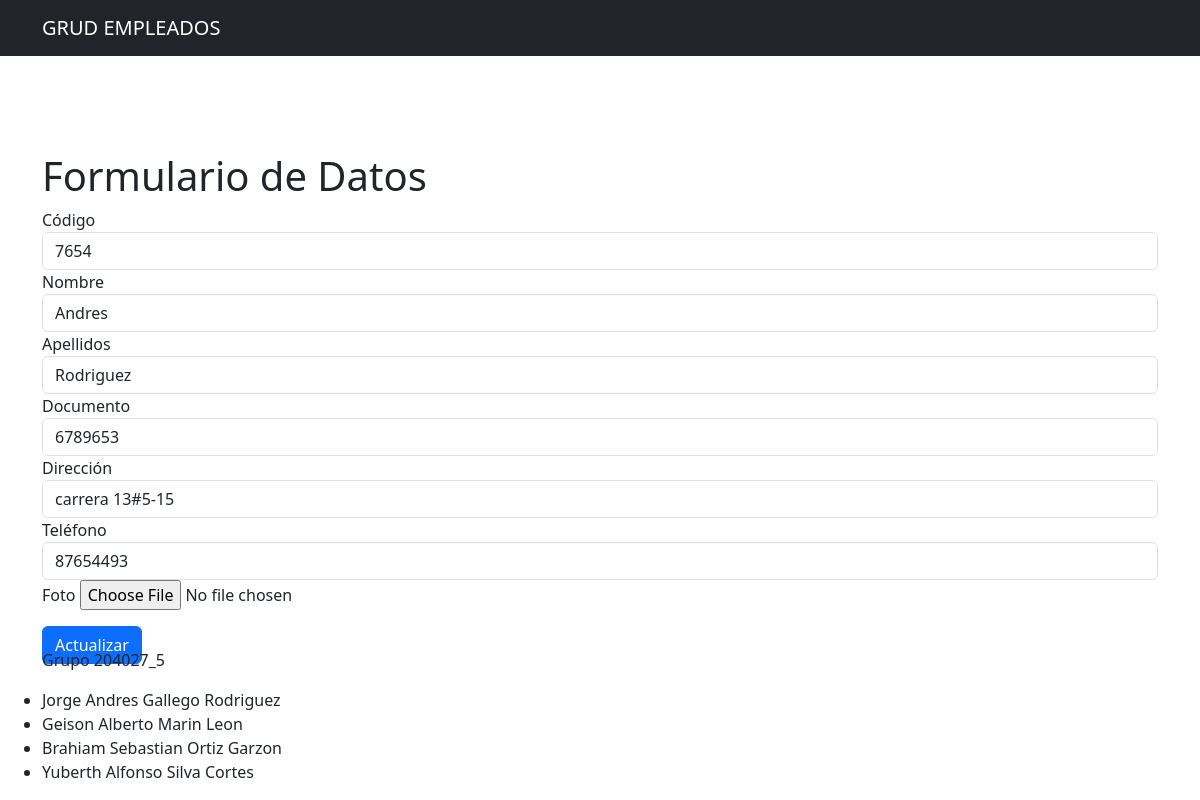
Page /actualizar.php?codigo=7654 on the committed database.
### tables this page shows
CREATE TABLE `empleados` (
  `Codigo` int NOT NULL,
  `Nombre` varchar(50) NOT NULL,
  `Apellidos` varchar(50) NOT NULL,
  `Documento` varchar(20) NOT NULL,
  `Direccion` varchar(100) NOT NULL,
  `Telefono` varchar(15) NOT NULL,
  `Foto` longblob NOT NULL
);

### actualizar.php (the view, shortened to what this page needs)
<?php
include("conexion.php");
include("includes/header.php");
$codigo = $_GET['codigo'];
$query = "SELECT * FROM empleados WHERE Codigo = '$codigo'";
$result = mysqli_query($conn, $query);
if (mysqli_num_rows($result) > 0) {
    $row = mysqli_fetch_assoc($result);
} else {
    echo "No se encontró el registro.";
    exit();
}
?>
<div class="container">
    <h1 class="mt-5">Formulario de Datos</h1>
    <form action="actualizar.php?codigo=<?php echo $_GET['codigo']?>" method="post" enctype="multipart/form-data">
        <div class="form-group">
            <label for="codigo">Código</label>
            <input type="text" class="form-control" id="codigo" name="codigo" value="<?php echo $row['Codigo']; ?>" readonly>
        </div>
        <div class="form-group">
            <label for="nombre">Nombre</label>
            <input type="text" class="form-control" id="nombre" name="nombre" value="<?php echo $row['Nombre']; ?>">
        </div>
        <div class="form-group">
            <label for="apellidos">Apellidos</label>
            <input type="text" class="form-control" id="apellidos" name="apellidos" value="<?php echo $row['Apellidos']; ?>">
        </div>
        <div class="form-group">
            <label for="documento">Documento</label>
            <input type="text" class="form-control" id="documento" name="documento" value="<?php echo $row['Documento']; ?>">
        </div>
        <div class="form-group">
            <label for="direccion">Dirección</label>
            <input type="text" class="form-control" id="direccion" name="direccion" value="<?php echo $row['Direccion']; ?>">
        </div>
        <div class="form-group">
            <label for="telefono">Teléfono</label>
            <input type="tel" class="form-control" id="telefono" name="telefono" value="<?php echo $row['Telefono']; ?>">
        </div>
        <div class="form-group">
            <label for="foto">Foto</label>
            <input type="file" class="form-control-file" id="foto" name="foto">
        </div>
        <div class="form-group mt-3">
            <button type="submit" class="btn btn-primary" name="actualizar">Actualizar</button>
        </div>
    </form>
</div>
<?php include("includes/footer.php");?>

### rows in the picture
empleados: codigo "7654", nombre "Andres", apellidos "Rodriguez", documento "6789653", direccion "carrera 13#5-15", telefono "87654493"
